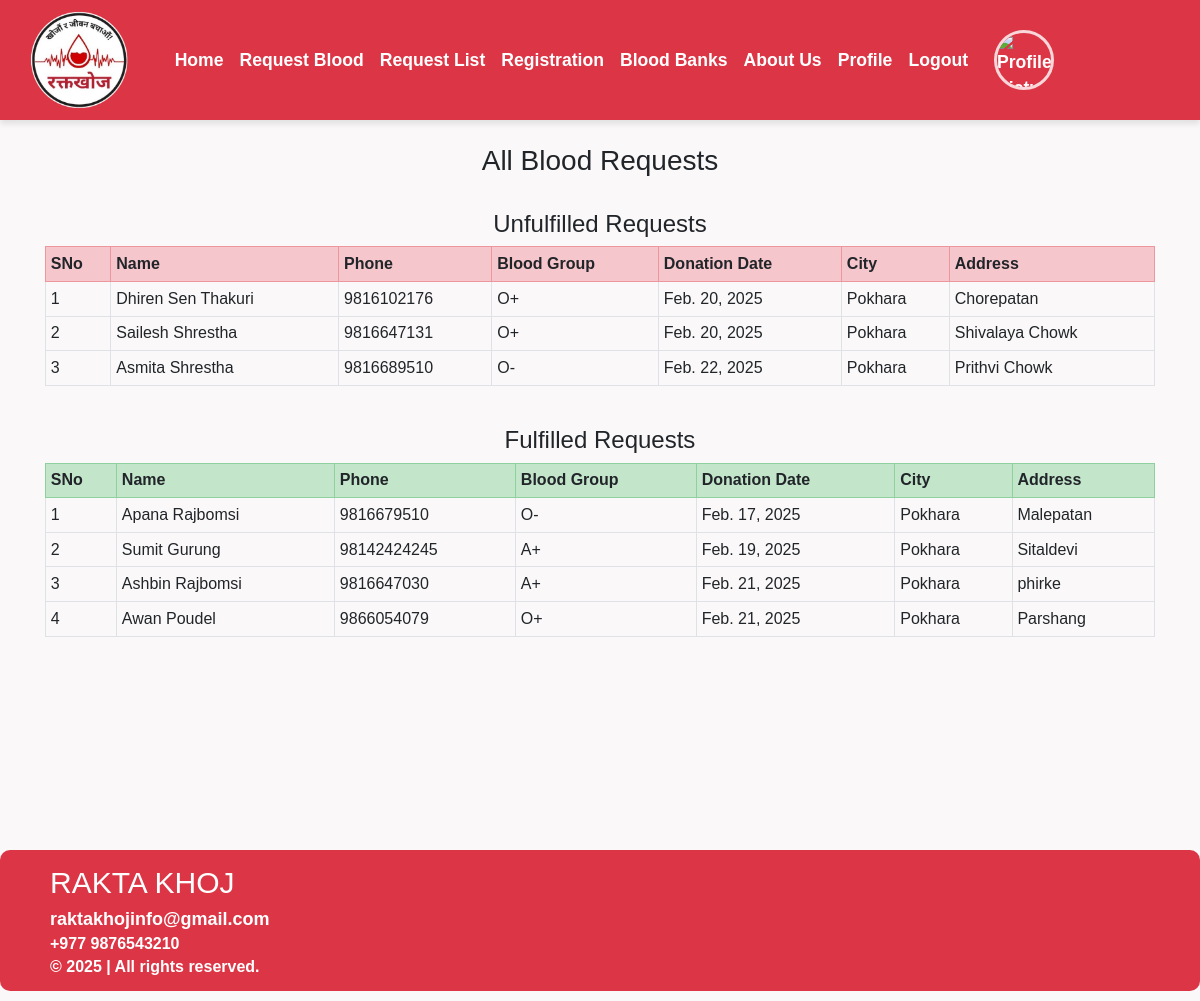
The page /see_all_request/ (signed in) on the database as committed earlier.
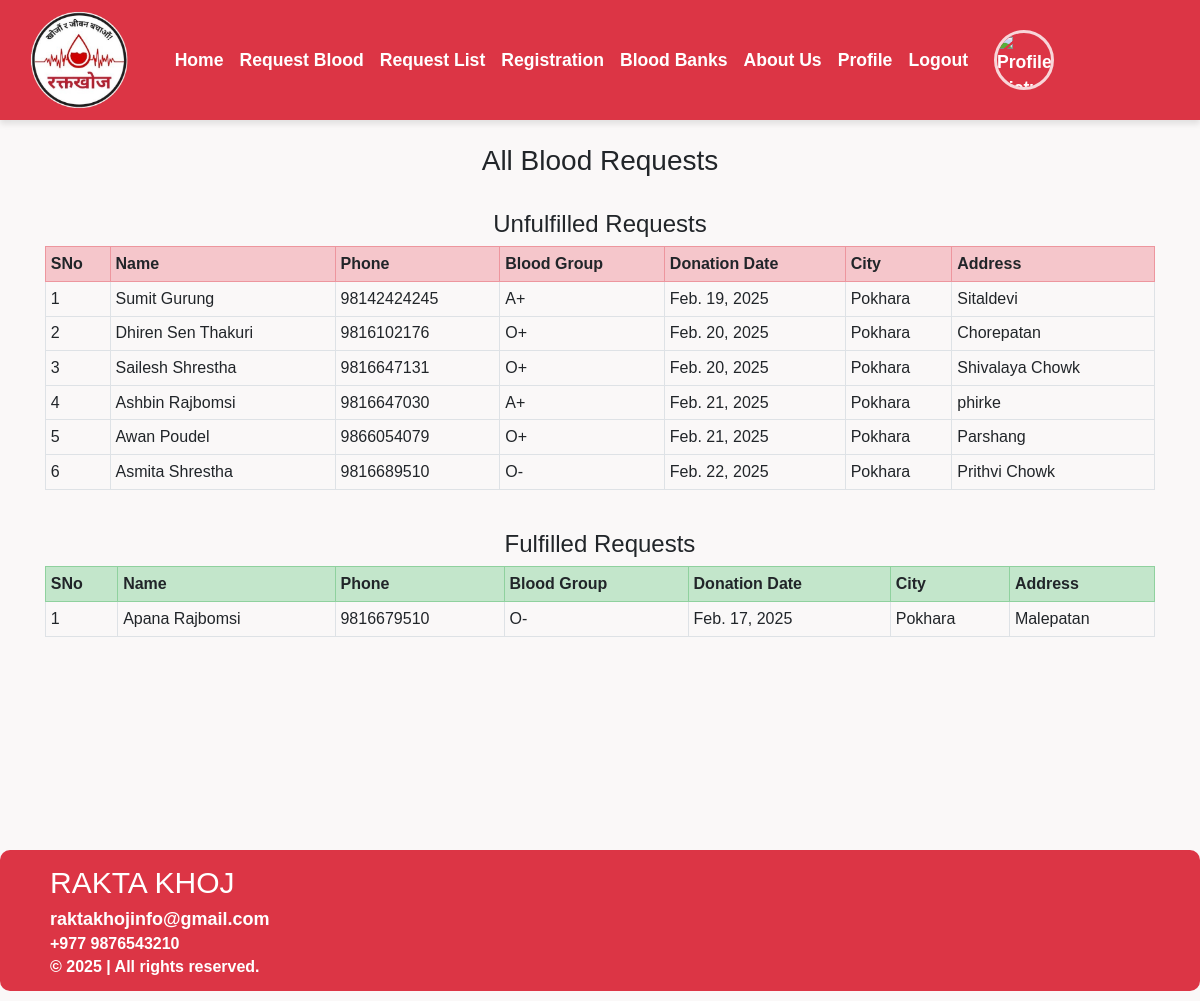
The same page on the database as committed later.
### home/models.py (models this page shows, shortened)
class RequestBlood(models.Model):
    name = models.CharField(max_length=100)
    phone = models.CharField(max_length=20)
    state = models.CharField(max_length=200, blank=True)
    city = models.CharField(max_length=300, blank=True)
    address = models.CharField(max_length=500, blank=True)
    blood_group = models.ForeignKey(BloodGroup, on_delete=models.CASCADE)
    date = models.DateField(max_length=100, blank=True)
    is_fulfilled = models.BooleanField(default=False)
    is_approved = models.BooleanField(default=False)

class BloodGroup(models.Model):
    name = models.CharField(max_length=5)
    def __str__(self):
        return self.name

### home/views.py (the view)
# urls.py: path("see_all_request/", views.see_all_request, name="see_all_request"),
def see_all_request(request):
    unfulfilled_requests = RequestBlood.objects.filter(is_fulfilled=False).order_by('date')
    fulfilled_requests = RequestBlood.objects.filter(is_fulfilled=True).order_by('date')
    return render(request, "see_all_request.html", {
        'unfulfilled_requests': unfulfilled_requests,
        'fulfilled_requests': fulfilled_requests,
    })

### home/templates/see_all_request.html (shortened to what this page needs)
{% extends 'base.html' %}
{% load static %}
{% block body %}
<div class="container">
    <h3 class="text-center">All Blood Requests</h3>
    <br>
    {% if unfulfilled_requests or fulfilled_requests %}
        {% if unfulfilled_requests %}
            <h4 class="text-center">Unfulfilled Requests</h4>
            <table class="table table-sm table-bordered">
                <tr class="table-danger">
                    <th>SNo</th>
                    <th>Name</th>
                    <th>Phone</th>
                    <th>Blood Group</th>
                    <th>Donation Date</th>
                    <th>City</th>
                    <th>Address</th>
                </tr>
                {% for i in unfulfilled_requests %}
                <tr>
                    <td>{{ forloop.counter }}</td>
                    <td>{{ i.name }}</td>
                    <td>{{ i.phone }}</td>
                    <td>{{ i.blood_group }}</td>
                    <td>{{ i.date }}</td>
                    <td>{{ i.city }}</td>
                    <td>{{ i.address }}</td>
                </tr>
                {% endfor %}
            </table>
        {% else %}
            <h4>No Unfulfilled Requests Available</h4>
        {% endif %}
        <br>
        {% if fulfilled_requests %}
            <h4 class="text-center">Fulfilled Requests</h4>
            <table class="table table-sm table-bordered">
                <tr class="table-success">
                    <th>SNo</th>
                    <th>Name</th>
                    <th>Phone</th>
                    <th>Blood Group</th>
                    <th>Donation Date</th>
                    <th>City</th>
                    <th>Address</th>
                </tr>
                {% for i in fulfilled_requests %}
                <tr>
                    <td>{{ forloop.counter }}</td>
                    <td>{{ i.name }}</td>
                    <td>{{ i.phone }}</td>
                    <td>{{ i.blood_group }}</td>
                    <td>{{ i.date }}</td>
                    <td>{{ i.city }}</td>
                    <td>{{ i.address }}</td>
                </tr>
                {% endfor %}
            </table>
        {% else %}
            <h4>No Fulfilled Requests Available</h4>
        {% endif %}
    {% else %}
        <h2>No Blood Requests Available</h2>
    {% endif %}
</div>
{% endblock %}

Rows that differ between the two databases and show on the page:
changed RequestBlood "Sumit Gurung": moves from the list under "Fulfilled Requests" to the list under "Unfulfilled Requests"
changed RequestBlood "Ashbin Rajbomsi": moves from the list under "Fulfilled Requests" to the list under "Unfulfilled Requests"
changed RequestBlood "Awan Poudel": moves from the list under "Fulfilled Requests" to the list under "Unfulfilled Requests"
